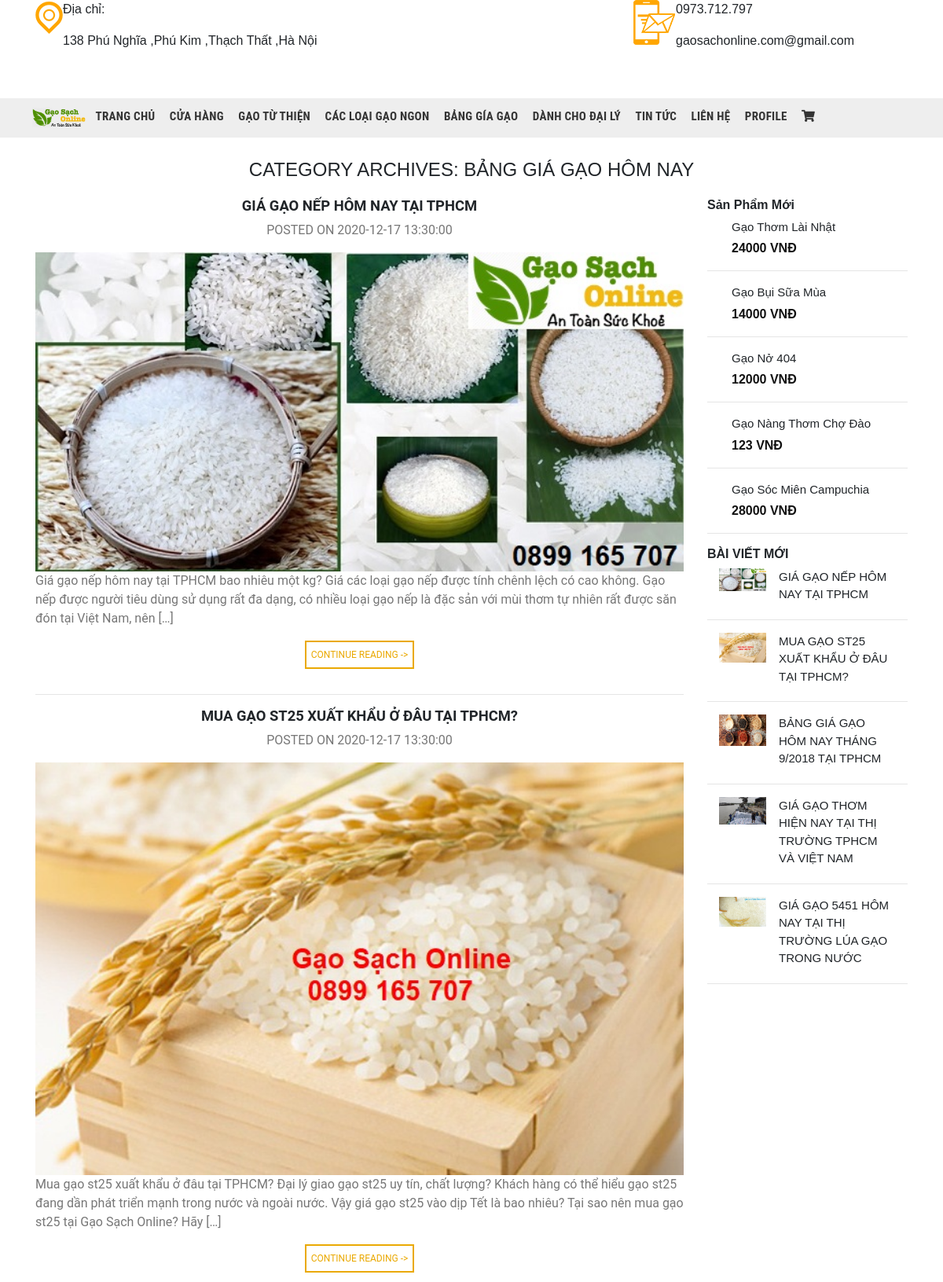
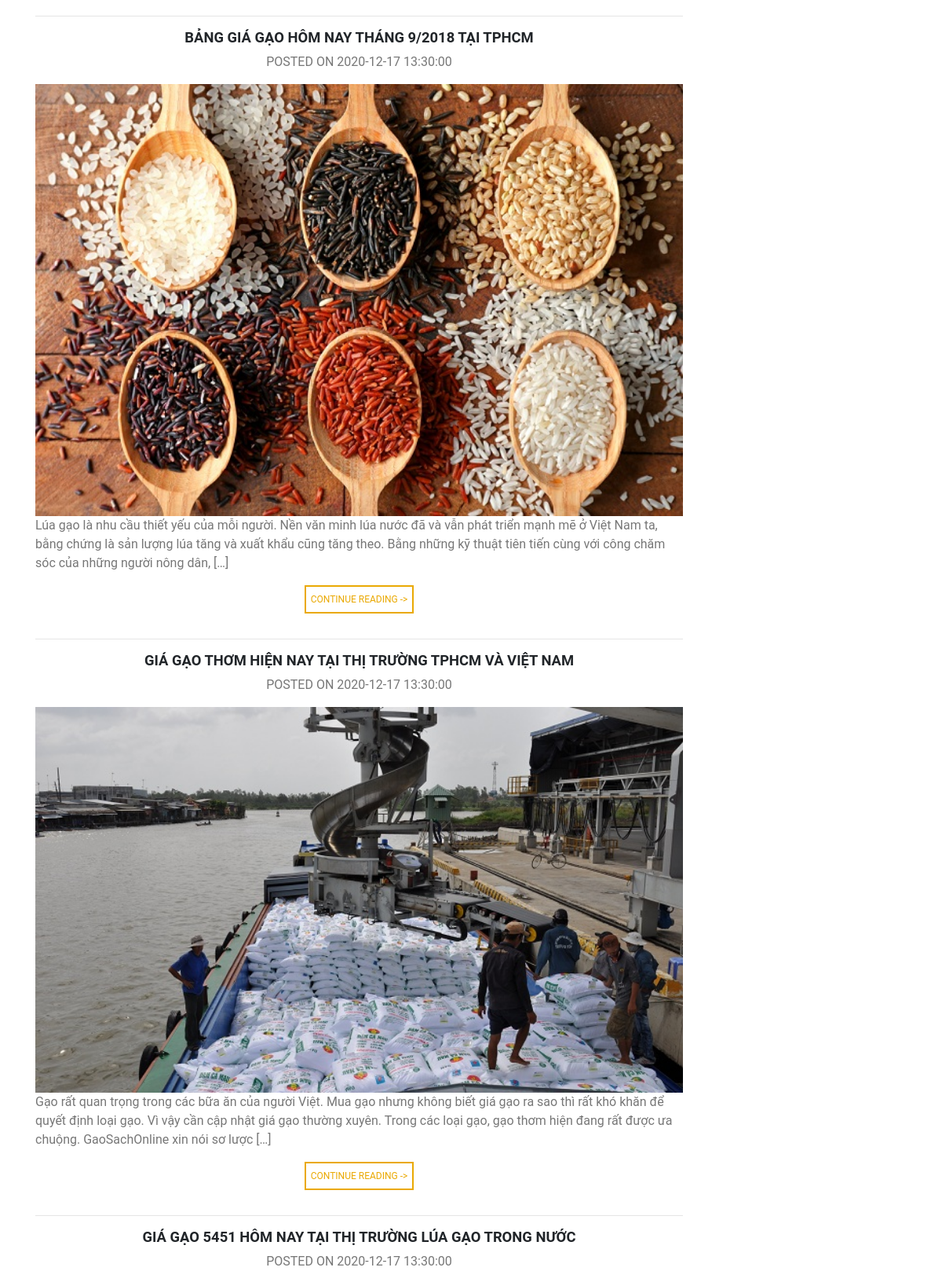
The app's page /giagao.php (upper part) with its own data (2 pictures, top to bottom).
### tables this page shows
CREATE TABLE `theloai` (
  `ID` int(11) NOT NULL,
  `Ten` varchar(30) NOT NULL
);

CREATE TABLE `tintuc` (
  `ID` int(11) NOT NULL,
  `Title` varchar(100) NOT NULL,
  `Content` varchar(1000) NOT NULL,
  `Loai` int(11) NOT NULL,
  `Img` varchar(50) DEFAULT NULL,
  `Note` varchar(200) DEFAULT NULL,
  `ThoiGian` datetime NOT NULL DEFAULT current_timestamp()
);

CREATE TABLE `sanpham` (
  `ID` int(11) NOT NULL,
  `TenSP` varchar(30) NOT NULL,
  `TonKho` int(11) NOT NULL DEFAULT 0,
  `Gia` int(11) NOT NULL,
  `Loai` int(11) DEFAULT NULL,
  `Img` varchar(30) DEFAULT NULL,
  `MoTa` varchar(1000) DEFAULT NULL,
  `ChiTiet` varchar(1000) NOT NULL
);

### view/func.php (called while the page is built, shortened)
<?php
function Select($conn, $query)
{
  $data = $conn->prepare($query);
  $ketqua = $data->execute();
  $rows = $data->fetchAll();
  return $rows;
}
function View($loai)
{
  switch ($loai) {
    case 5:
      return "giagao.php";
  }
}

### giagao.php (the view, shortened to what this page needs)
<!doctype html>
<html lang="en">
<head>
  <link rel="stylesheet" href="i.css">
  <link rel="stylesheet" href="tintuc.css">
  <link rel="stylesheet" href="css/style_trangchu.css">
  <link rel="stylesheet" href="https://pro.fontawesome.com/releases/v5.10.0/css/all.css" />
  <link rel="stylesheet" href="https://stackpath.bootstrapcdn.com/font-awesome/4.7.0/css/font-awesome.min.css">
  <link rel="stylesheet" href="https://stackpath.bootstrapcdn.com/bootstrap/4.3.1/css/bootstrap.min.css">
</head>
<body>
  <div class="container">
    <div class="row">
      <div class="col-sm-8">
        <div class="cha1">
          <div class="flex-left mr-0">
            <img src="images/map.png" alt="">
          </div>
          <div class=" ">
            <p>Địa chỉ:</p>
            <p>138 Phú Nghĩa ,Phú Kim ,Thạch Thất ,Hà Nội</p>
          </div>
        </div>
      </div>
      <div class="col-sm-4">
        <div class="cha1">
          <div>
            <img src="images/phone.png" alt="">
          </div>
          <div>
            <p>
              0973.712.797
            </p>
            <p>
              gaosachonline.com@gmail.com
            </p>
          </div>
        </div>
      </div>
    </div>
  </div>
  <div class="header">
    <div class="cha">
      <ul>
        <li>
          <img src="images/logo1.png" alt="">
        </li>
        <li>
          <a href="index.php"> Trang Chủ</a>
        </li>
        <li>
          <a href="cuahang.php">Cửa Hàng</a>
        </li>
        <li>
          <a href="gaotuthien.php"> Gạo Từ Thiện</a>
        </li>
        <li>
          <a href="gaongon.php">Các Loại Gạo Ngon</a>
        </li>
        <li>
          <a href="giagao.php"> Bảng Gía Gạo</a>
        </li>
        <li>
          <a href="daily.php">Dành Cho Đại Lý</a>
        </li>
        <li>
          <a href="tintuc.php">Tin Tức</a>
        </li>
        <li>
          <a href="lienhe.php">Liên Hệ</a>
        </li>
        <li>
          <a href="profile.php">Profile</a>
        </li>
        <li>
          <a href="giohang.php"><i class="fas fa-shopping-cart"></i></a>
        </li>
      </ul>
    </div>
  </div>
  <div class="container content">
    <?php
    require("view/func.php");
    $query = "SELECT * from tintuc inner join theloai on tintuc.Loai=theloai.ID where tintuc.Loai=5 order by ThoiGian desc limit 5";
    $data = Select($conn, $query);
    ?>
    <div class="card-title text-center col-sm-12">
      <h4>CATEGORY ARCHIVES: <?= $data[0]["Ten"] ?></h4>
    </div>
    <div class="row">
      <div class="col-sm-9 daily">
        <?php
        foreach ($data as $row) {
        ?>
          <h3 class="text-center"><?= $row["Title"] ?>
          </h3>
          <p class="text-center">POSTED ON <?= $row["ThoiGian"] ?>
          </p>
          <a href=""> <img src="images/<?= $row["Img"] ?>" alt=""></a>
          <p><?= $row["Content"] ?></p>
          <div class="text text-center">
            <p>CONTINUE READING -></p>
          </div>
          <hr>
        <?php
        }
        ?>
      </div>
      <div class="col-sm-3 ol">
        <h4>Sản Phẩm Mới</h4>
        <?php
        $query = "SELECT * from sanpham order by ID desc limit 5";
        $data = Select($conn, $query);
        foreach ($data as $row) {
        ?>
          <div class="col mt-2 ">
            <div class="ml-3">
              <p><?= $row["TenSP"] ?></p>
              <span><?= $row["Gia"] ?> VNĐ</span>
            </div>
          </div>
          <hr>
        <?php
        }
        ?>
        <h4>BÀI VIẾT MỚI</h4>
        <?php
        $query = "SELECT * from tintuc order by ThoiGian desc limit 5";
        $data = Select($conn, $query);
        foreach ($data as $row) {
        ?>
          <div class="col mt-2 ">
            <div>
              <a href="<?= View($row["Loai"]) ?>"> <img src="images/<?= $row["Img"] ?>" alt=""></a>
            </div>
            <div class="ml-3">
              <p><?= $row["Title"] ?></p>
            </div>
          </div>
          <hr>
        <?php
        }
        ?>
      </div>
    </div>
  </div>
</body>
</html>

### i.css (style rules this page uses)
html,body,* { margin: 0; padding: 0; font-family: 'Noto Sans JP', sans-serif; }
.header { position: relative; }
.header ul li { font-size: 13px; }
.header .cha { background-color: #eee; height: 50px; line-height: 1.5rem; padding-left: 20px; z-index: 10; position: absolute; top: 43px; left: 0; width: 100%; background-attachment: fixed; padding-left: 20px; }
.header .cha ul li img { width: 70px; margin-left: 20px; }
.header .cha ul,a { text-decoration: none; }
.header .cha ul li { display: inline-block; position: relative; transition: background-color .3s; }
.header .cha ul li a { min-height: 50px; padding: 0px 7px; font-size: 15px; color: #333; font-family: 'Roboto Condensed', sans-serif; font-weight: 700; display: block; line-height: 2.9rem;letter-spacing: .02em; text-transform: uppercase; }
.cha1 { text-align: left; display: flex; margin-bottom: 2px; }
.content { position: relative; display: flex; flex-flow: row wrap; align-items: center; justify-content: space-between; width: 100%; margin-top: 120px; }
.daily img { width: 100%; }
.daily h3 { font-family: "Roboto", sans-serif; font-weight: 700; font-size: 1.15em; line-height: 1.2; }
body { font-family: "Roboto", sans-serif; color: #777; line-height: 1.6; font-weight: normal; }
.daily p { color: #777; font-weight: normal; font-family: "Roboto", sans-serif; }
.daily .text p { border: 2px solid currentColor; font-size: .75em; padding:3px 6px;line-height: 2.19em; display: inline-block; box-sizing: border-box;color: #eaa903; }
.ol h4 { font-size: 1em; font-weight: 600; }
.col { display: flex; margin-left: 0px; }
.col img { width: 60px; }
.col p { font-size: 15px;margin-bottom: 4px; }
.col span { color: #111; font-weight: bold; }

### tintuc.css (style rules this page uses)
.content { position: relative; display: flex; flex-flow: row wrap; align-items: center; justify-content: space-between; width: 100% }

### css/style_trangchu.css (style rules this page uses)
body, html,* { margin: 0; padding: 0; }
html, body, .carousel, .carousel-inner, .carousel-inner .item { height: 100%; }

### records on screen
theloai: Ten "BẢNG GIÁ GẠO HÔM NAY"
tintuc: Title "GIÁ GẠO NẾP HÔM NAY TẠI TPHCM", ThoiGian "2020-12-17 13:30:00", Img (picture), Content "Giá gạo nếp hôm nay tại TPHCM bao nhiêu một kg? Giá các loại gạo nếp được tính chênh lệch có cao không. Gạo nếp được người tiêu dùng sử dụng rất đa dạng, có nhiều loại gạo nếp là đặc sản với mùi thơm tự nhiên rất được săn đón tại Việt Nam, nên […]"
tintuc: Title "MUA GẠO ST25 XUẤT KHẨU Ở ĐÂU TẠI TPHCM?", ThoiGian "2020-12-17 13:30:00", Img (picture), Content "Mua gạo st25 xuất khẩu ở đâu tại TPHCM? Đại lý giao gạo st25 uy tín, chất lượng? Khách hàng có thể hiểu gạo st25 đang dần phát triển mạnh trong nước và ngoài nước. Vậy giá gạo st25 vào dịp Tết là bao nhiêu? Tại sao nên mua gạo st25 tại Gạo Sạch Online? Hãy […]"
tintuc: Title "BẢNG GIÁ GẠO HÔM NAY THÁNG 9/2018 TẠI TPHCM", ThoiGian "2020-12-17 13:30:00", Img (picture), Content "Lúa gạo là nhu cầu thiết yếu của mỗi người. Nền văn minh lúa nước đã và vẫn phát triển mạnh mẽ ở Việt Nam ta, bằng chứng là sản lượng lúa tăng và xuất khẩu cũng tăng theo. Bằng những kỹ thuật tiên tiến cùng với công chăm sóc của những người nông dân, […]"
tintuc: Title "GIÁ GẠO THƠM HIỆN NAY TẠI THỊ TRƯỜNG TPHCM VÀ VIỆT NAM", ThoiGian "2020-12-17 13:30:00", Img (picture), Content "Gạo rất quan trọng trong các bữa ăn của người Việt. Mua gạo nhưng không biết giá gạo ra sao thì rất khó khăn để quyết định loại gạo. Vì vậy cần cập nhật giá gạo thường xuyên. Trong các loại gạo, gạo thơm hiện đang rất được ưa chuộng. GaoSachOnline xin nói sơ lược […]"
tintuc: Title "GIÁ GẠO 5451 HÔM NAY TẠI THỊ TRƯỜNG LÚA GẠO TRONG NƯỚC", ThoiGian "2020-12-17 13:30:00", Img (picture)
sanpham: TenSP "Gạo Thơm Lài Nhật", Gia "24000"
sanpham: TenSP "Gạo Bụi Sữa Mùa", Gia "14000"
sanpham: TenSP "Gạo Nở 404", Gia "12000"
sanpham: TenSP "Gạo Nàng Thơm Chợ Đào", Gia "123"
sanpham: TenSP "Gạo Sóc Miên Campuchia", Gia "28000"
